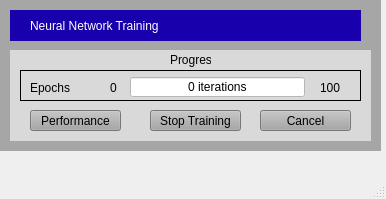
<?xml version="1.0" encoding="UTF-8"?>
<ui version="4.0">
 <class>MainWindow</class>
 <widget class="QMainWindow" name="MainWindow">
  <property name="geometry">
   <rect>
    <x>0</x>
    <y>0</y>
    <width>386</width>
    <height>199</height>
   </rect>
  </property>
  <property name="windowTitle">
   <string>MainWindow</string>
  </property>
  <widget class="QWidget" name="centralwidget">
   <widget class="QLineEdit" name="lineEdit_6">
    <property name="geometry">
     <rect>
      <x>160</x>
      <y>100</y>
      <width>71</width>
      <height>16</height>
     </rect>
    </property>
    <property name="text">
     <string>10000</string>
    </property>
   </widget>
   <widget class="QLabel" name="label">
    <property name="geometry">
     <rect>
      <x>140</x>
      <y>50</y>
      <width>111</width>
      <height>16</height>
     </rect>
    </property>
    <property name="text">
     <string>Network Architecture</string>
    </property>
   </widget>
   <widget class="QFrame" name="frame">
    <property name="geometry">
     <rect>
      <x>0</x>
      <y>0</y>
      <width>381</width>
      <height>151</height>
     </rect>
    </property>
    <property name="styleSheet">
     <string notr="true">QFrame{
background-color:rgb(166, 166, 166);
}</string>
    </property>
    <widget class="QFrame" name="frame_8">
     <property name="geometry">
      <rect>
       <x>10</x>
       <y>50</y>
       <width>361</width>
       <height>91</height>
      </rect>
     </property>
     <property name="styleSheet">
      <string notr="true">QFrame{
background-color: #d9d9d9;
}</string>
     </property>
     <widget class="QFrame" name="frame_9">
      <property name="geometry">
       <rect>
        <x>10</x>
        <y>20</y>
        <width>341</width>
        <height>31</height>
       </rect>
      </property>
      <property name="frameShape">
       <enum>QFrame::Box</enum>
      </property>
      <widget class="QLabel" name="label_18">
       <property name="geometry">
        <rect>
         <x>10</x>
         <y>10</y>
         <width>41</width>
         <height>16</height>
        </rect>
       </property>
       <property name="text">
        <string>Epochs</string>
       </property>
      </widget>
      <widget class="QProgressBar" name="progressBar">
       <property name="geometry">
        <rect>
         <x>110</x>
         <y>7</y>
         <width>175</width>
         <height>20</height>
        </rect>
       </property>
       <property name="styleSheet">
        <string notr="true">
QProgressBar {
    background-color: white;
    text-align: center;
}
QProgressBar::chunk {
    background-color: #87CEEB;
    margin: 2px;
}
</string>
       </property>
       <property name="value">
        <number>0</number>
       </property>
       <property name="textVisible">
        <bool>true</bool>
       </property>
       <property name="format">
        <string>%v iterations</string>
       </property>
      </widget>
      <widget class="QLabel" name="label_19">
       <property name="geometry">
        <rect>
         <x>90</x>
         <y>10</y>
         <width>16</width>
         <height>16</height>
        </rect>
       </property>
       <property name="text">
        <string>0</string>
       </property>
      </widget>
      <widget class="QLabel" name="label_20">
       <property name="geometry">
        <rect>
         <x>300</x>
         <y>10</y>
         <width>21</width>
         <height>16</height>
        </rect>
       </property>
       <property name="text">
        <string>100</string>
       </property>
      </widget>
     </widget>
     <widget class="QLabel" name="label_4">
      <property name="geometry">
       <rect>
        <x>160</x>
        <y>0</y>
        <width>41</width>
        <height>20</height>
       </rect>
      </property>
      <property name="text">
       <string>Progress</string>
      </property>
     </widget>
     <widget class="QPushButton" name="pushButton_2">
      <property name="geometry">
       <rect>
        <x>20</x>
        <y>60</y>
        <width>91</width>
        <height>21</height>
       </rect>
      </property>
      <property name="styleSheet">
       <string notr="true">QPushButton { background-color: #a6a6a6; }</string>
      </property>
      <property name="text">
       <string>Performance</string>
      </property>
     </widget>
     <widget class="QPushButton" name="pushButton_3">
      <property name="geometry">
       <rect>
        <x>140</x>
        <y>60</y>
        <width>91</width>
        <height>21</height>
       </rect>
      </property>
      <property name="styleSheet">
       <string notr="true">QPushButton { background-color: #a6a6a6; }</string>
      </property>
      <property name="text">
       <string>Stop Training</string>
      </property>
     </widget>
     <widget class="QPushButton" name="pushButton_4">
      <property name="geometry">
       <rect>
        <x>250</x>
        <y>60</y>
        <width>91</width>
        <height>21</height>
       </rect>
      </property>
      <property name="styleSheet">
       <string notr="true">QPushButton { background-color: #a6a6a6; }</string>
      </property>
      <property name="text">
       <string>Cancel</string>
      </property>
     </widget>
    </widget>
    <widget class="QFrame" name="frame_13">
     <property name="geometry">
      <rect>
       <x>10</x>
       <y>10</y>
       <width>351</width>
       <height>31</height>
      </rect>
     </property>
     <property name="styleSheet">
      <string notr="true">QFrame { background-color: #1800ad; }</string>
     </property>
     <widget class="QLabel" name="label_17">
      <property name="geometry">
       <rect>
        <x>20</x>
        <y>5</y>
        <width>161</width>
        <height>21</height>
       </rect>
      </property>
      <property name="styleSheet">
       <string notr="true">QLabel { color: white; }</string>
      </property>
      <property name="text">
       <string>Neural Network Training</string>
      </property>
     </widget>
    </widget>
   </widget>
  </widget>
  <widget class="QMenuBar" name="menubar">
   <property name="geometry">
    <rect>
     <x>0</x>
     <y>0</y>
     <width>386</width>
     <height>22</height>
    </rect>
   </property>
  </widget>
  <widget class="QStatusBar" name="statusbar"/>
 </widget>
 <resources/>
 <connections/>
</ui>
